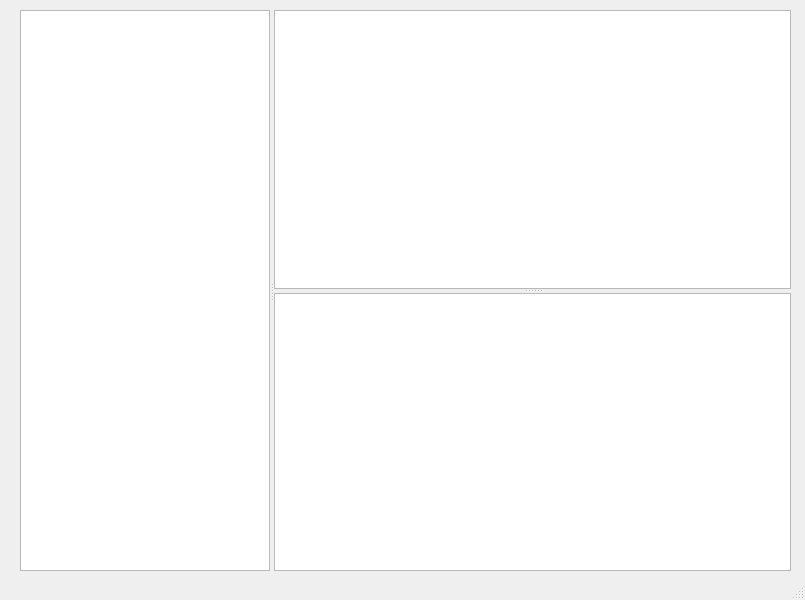
<?xml version="1.0" encoding="UTF-8"?>
<ui version="4.0">
 <class>MainWindow</class>
 <widget class="QMainWindow" name="MainWindow">
  <property name="geometry">
   <rect>
    <x>0</x>
    <y>0</y>
    <width>805</width>
    <height>600</height>
   </rect>
  </property>
  <property name="windowTitle">
   <string>MainWindow</string>
  </property>
  <widget class="QWidget" name="centralwidget">
   <widget class="QSplitter" name="splitter_2">
    <property name="geometry">
     <rect>
      <x>20</x>
      <y>10</y>
      <width>771</width>
      <height>561</height>
     </rect>
    </property>
    <property name="orientation">
     <enum>Qt::Orientation::Horizontal</enum>
    </property>
    <widget class="QTreeView" name="treeView">
     <property name="maximumSize">
      <size>
       <width>250</width>
       <height>16777215</height>
      </size>
     </property>
    </widget>
    <widget class="QSplitter" name="splitter">
     <property name="orientation">
      <enum>Qt::Orientation::Vertical</enum>
     </property>
     <widget class="QTextEdit" name="textEdit_2">
      <property name="sizePolicy">
       <sizepolicy hsizetype="Expanding" vsizetype="Expanding">
        <horstretch>0</horstretch>
        <verstretch>0</verstretch>
       </sizepolicy>
      </property>
     </widget>
     <widget class="QTextEdit" name="textEdit"/>
    </widget>
   </widget>
  </widget>
  <widget class="QMenuBar" name="menubar">
   <property name="geometry">
    <rect>
     <x>0</x>
     <y>0</y>
     <width>805</width>
     <height>18</height>
    </rect>
   </property>
  </widget>
  <widget class="QStatusBar" name="statusbar"/>
 </widget>
 <resources/>
 <connections/>
 <slots>
  <signal>signal1()</signal>
  <slot>slot1()</slot>
 </slots>
</ui>
